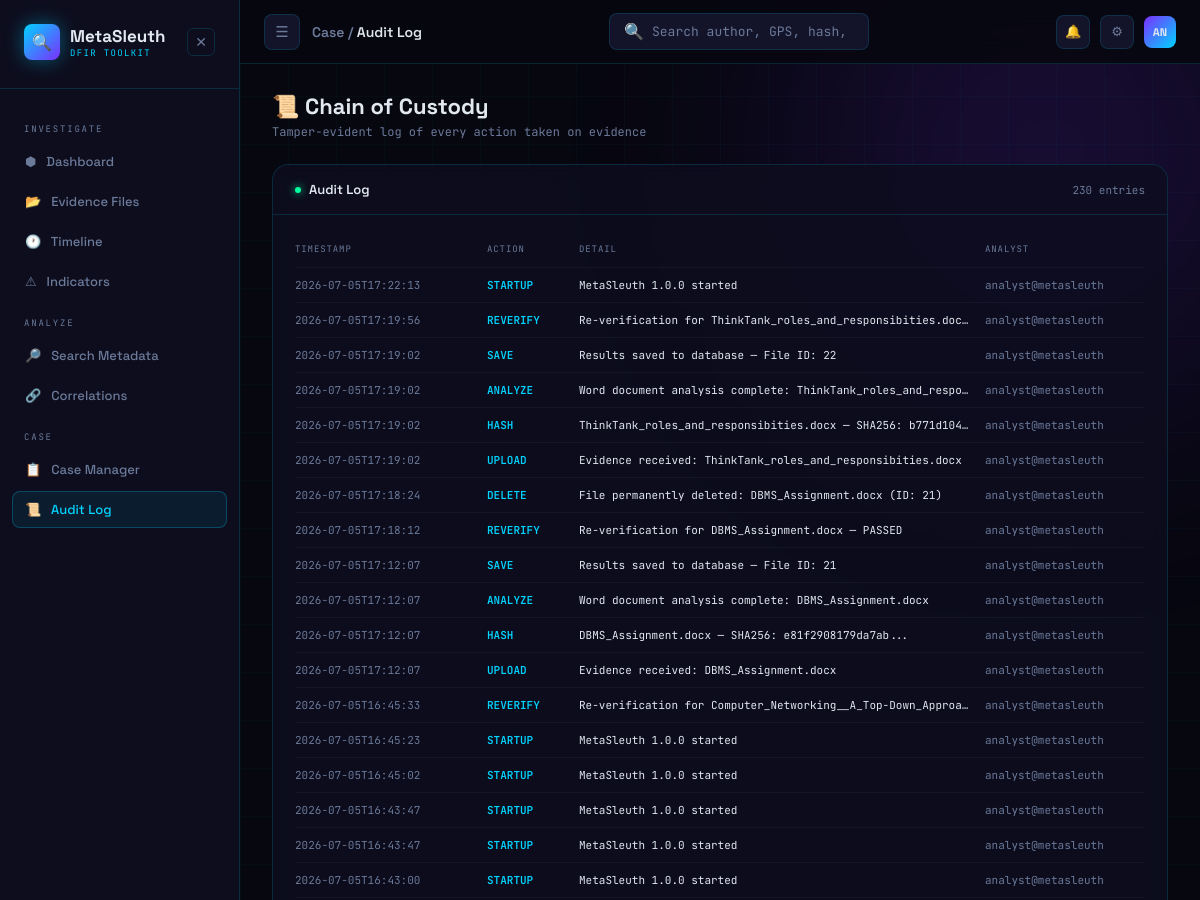
Page /auditlog (upper part) on the earlier database version.
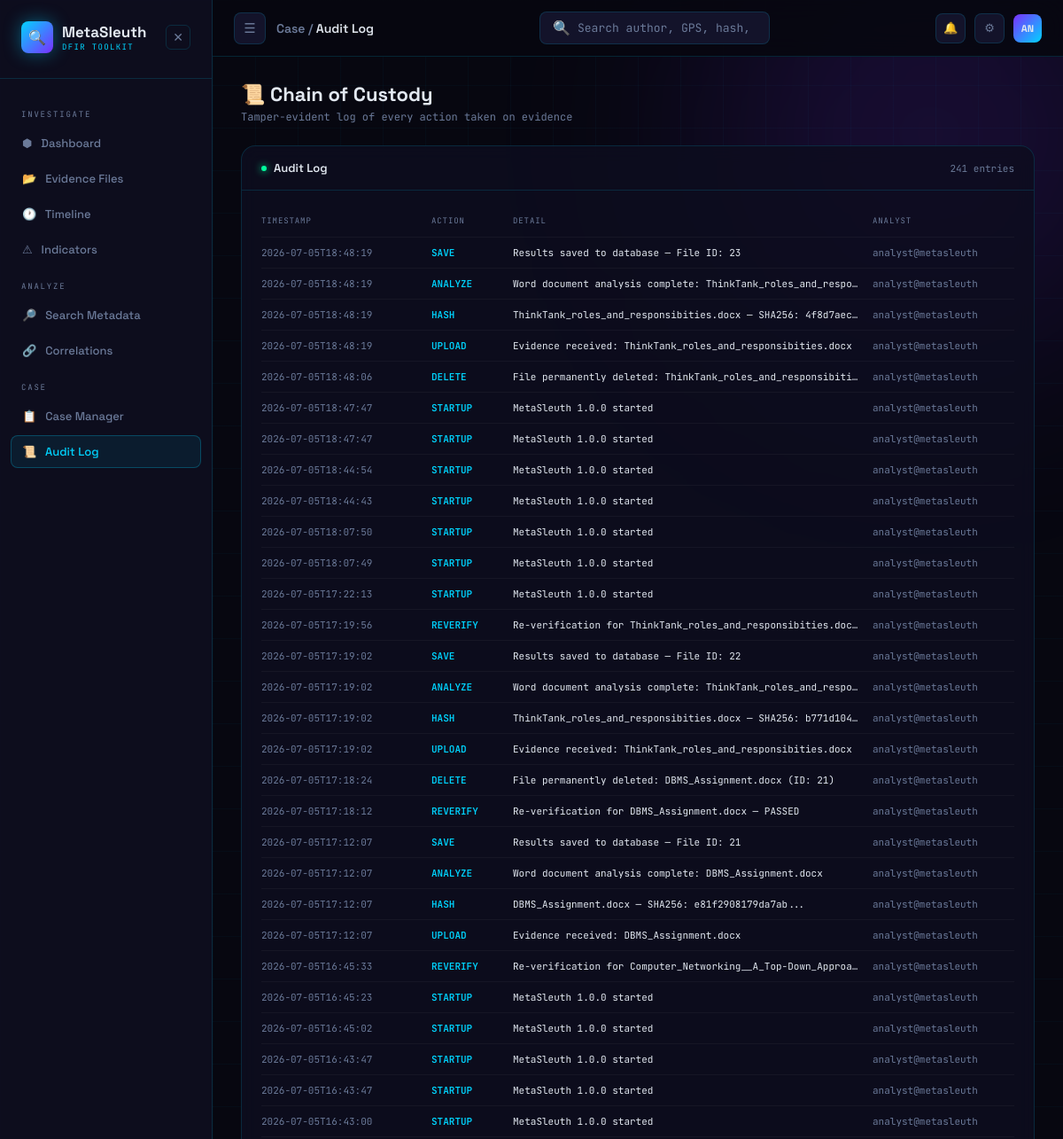
Same page on the later database version.
### tables this page shows
CREATE TABLE audit_log (
            id        INTEGER PRIMARY KEY AUTOINCREMENT,
            timestamp TEXT NOT NULL,
            action    TEXT NOT NULL,
            detail    TEXT,
            analyst   TEXT,
            tool_ver  TEXT
        , file_id INTEGER);

### app.py (the view)
@app.route('/auditlog')
def auditlog_page():
    conn   = get_connection()
    cursor = conn.cursor()
    cursor.execute('SELECT * FROM audit_log ORDER BY timestamp DESC')
    rows = cursor.fetchall()
    conn.close()
    entries = [dict(r) for r in rows]
    return render_template('auditlog.html', entries=entries)

### database/db.py (called while the page is built)
def get_connection():
    conn = sqlite3.connect(DATABASE)
    conn.row_factory = sqlite3.Row
    return conn

### templates/auditlog.html (shortened to what this page needs)
{% extends 'base.html' %}
{% block breadcrumb %}Case / <span>Audit Log</span>{% endblock %}
{% block content %}
<div>
    <div class="page-title">📜 Chain of Custody</div>
    <div class="page-sub">
        {% if filter_file_id %}
            Tamper-evident log for File #{{ filter_case_number }} only
        {% else %}
            Tamper-evident log of every action taken on evidence
        {% endif %}
    </div>
</div>
<div class="panel">
    <div class="panel-head">
        <div class="panel-title"><span class="dot o"></span>Audit Log</div>
        <span style="font-size:11px;font-family:var(--mono);color:var(--muted)">
            {{ entries | length }} entries
        </span>
    </div>
    <div class="panel-body">
        {% if entries %}
            <div class="audit-table">
                <div class="audit-row header">
                    <span>Timestamp</span>
                    <span>Action</span>
                    <span>Detail</span>
                    <span>Analyst</span>
                </div>
                {% for e in entries %}
                <div class="audit-row">
                    <span class="a-time">{{ e.timestamp[:19] if e.timestamp else '' }}</span>
                    <span class="a-action">{{ e.action }}</span>
                    <span class="a-detail">{{ e.detail }}</span>
                    <span class="a-analyst">{{ e.analyst }}</span>
                </div>
                {% endfor %}
            </div>
        {% else %}
            <div class="empty">
                <div class="empty-icon">📜</div>
                No audit entries yet.
            </div>
        {% endif %}
    </div>
</div>
{% endblock %}

Differences in the rows shown:
added audit_log: timestamp "2026-07-05T18:48:19", action "SAVE", detail "Results saved to database — File ID: 23", analyst "analyst@metasleuth"
added audit_log: timestamp "2026-07-05T18:48:19", action "ANALYZE", detail "Word document analysis complete: ThinkTank_roles_and_respo…", analyst "analyst@metasleuth"
added audit_log: timestamp "2026-07-05T18:48:19", action "HASH", detail "ThinkTank_roles_and_responsibities.docx — SHA256: 4f8d7aec…", analyst "analyst@metasleuth"
added audit_log: timestamp "2026-07-05T18:48:19", action "UPLOAD", detail "Evidence received: ThinkTank_roles_and_responsibities.docx", analyst "analyst@metasleuth"
added audit_log: timestamp "2026-07-05T18:48:06", action "DELETE", detail "File permanently deleted: ThinkTank_roles_and_responsibiti…", analyst "analyst@metasleuth"
added audit_log: timestamp "2026-07-05T18:47:47", action "STARTUP", detail "MetaSleuth 1.0.0 started", analyst "analyst@metasleuth"
added audit_log: timestamp "2026-07-05T18:47:47", action "STARTUP", detail "MetaSleuth 1.0.0 started", analyst "analyst@metasleuth"
added audit_log: timestamp "2026-07-05T18:44:54", action "STARTUP", detail "MetaSleuth 1.0.0 started", analyst "analyst@metasleuth"
added audit_log: timestamp "2026-07-05T18:44:43", action "STARTUP", detail "MetaSleuth 1.0.0 started", analyst "analyst@metasleuth"
added audit_log: timestamp "2026-07-05T18:07:50", action "STARTUP", detail "MetaSleuth 1.0.0 started", analyst "analyst@metasleuth"
added audit_log: timestamp "2026-07-05T18:07:49", action "STARTUP", detail "MetaSleuth 1.0.0 started", analyst "analyst@metasleuth"
Other differences:
{{ entries | length }}: "230" → "241"
